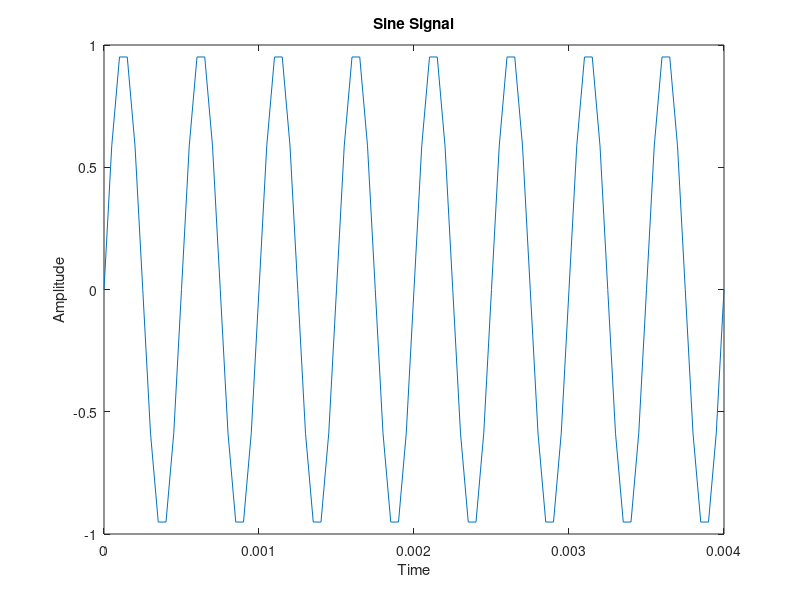
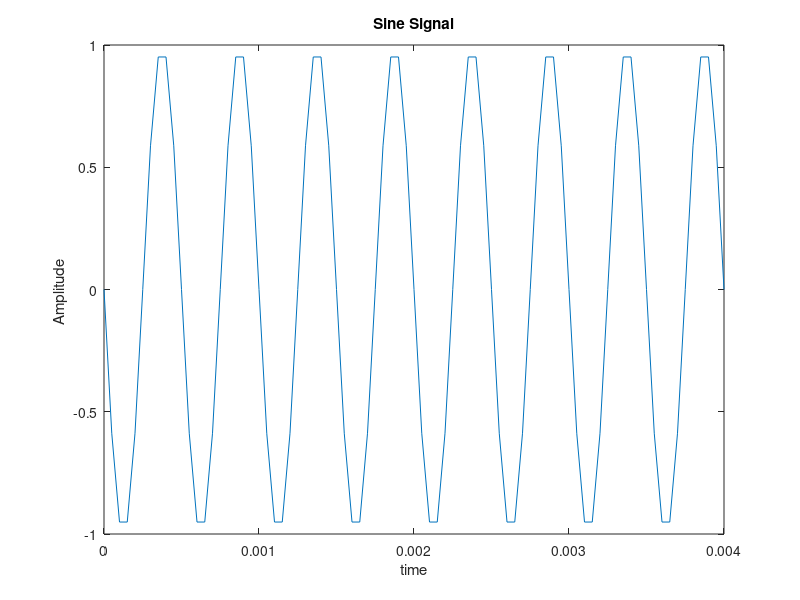
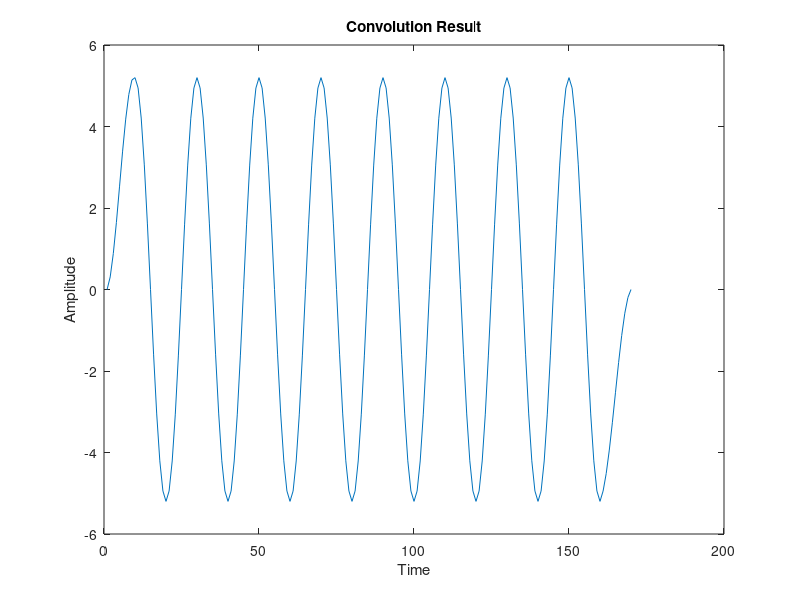

These figures' MATLAB source, in order:
% EE458L

%% First Exercise

t = 0:1/20000:8/2000;
y = sin(2.*pi.*2000.*t);
figure(1);
plot(t,y);

time_length = length(t)
y_length = length(y)

xlabel('Time') 
ylabel('Amplitude') 
title('Sine Signal')

%% Second Exercise

t=0:1/20000:80*1/20000;
y=sin(2.*pi.*18000.*t);
figure(2);
plot(t,y)

xlabel('time')
ylabel('Amplitude ')
title('Sine Signal')

%% Third Exercise

t=0:1/20000:8/1000;
y=sin(2.*pi.*1000.*t);
h=exp(-1000.*(0:9)/20000);
x=conv(y,h);
figure(3);
plot(x)

xlabel('Time')
ylabel('Amplitude')
title('Convolution Result')